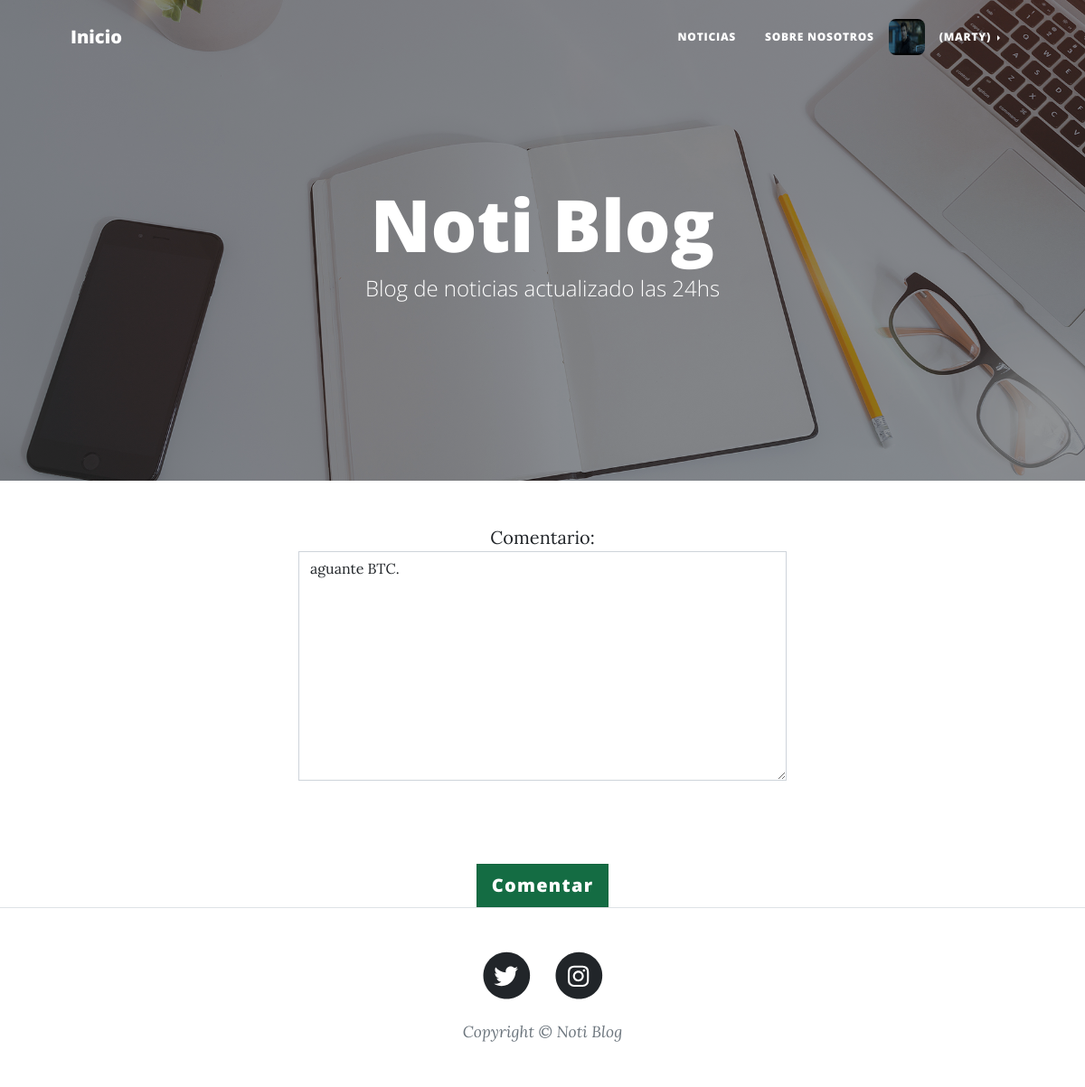
The page /PlayApp/comentarios_update/17/ (signed in) on the database its author committed.
### PlayApp/models.py (models this page shows, shortened)
class Usuario(AbstractBaseUser):
    TIPO_USUARIO = [
        ("ADMIN","Admin"),
        ("LECTOR","Lector"),
        ("AUTOR","Autor"),
    ]
    username = models.CharField(max_length=40, unique=True)
    nombre = models.CharField(max_length=40)
    apellido = models.CharField(max_length=40)
    email = models.EmailField(max_length=254, verbose_name="email", unique=True)
    avatar = models.ImageField(upload_to=upload_avatar, null=True, blank=True)
    tipo = models.CharField(max_length=6, choices=TIPO_USUARIO, default="LECTOR")
    date_joined = models.DateTimeField(verbose_name="Fecha de Registro", auto_now_add=True)
    last_login = models.DateTimeField(verbose_name="Ultima Conexión", auto_now=True)
    is_admin = models.BooleanField(default=False)
    is_active = models.BooleanField(default=True)
    is_staff = models.BooleanField(default=False)
    is_superuser = models.BooleanField(default=False)
    USERNAME_FIELD = "username"
    REQUIRED_FIELDS = ["nombre", "apellido", "email", "avatar", "tipo"] #No pongo 'username' porque ya es requerido al ser USERNAME_FIELD (dato usado para loggearse).
    objects = Manager_Usuario()

class Comentario(models.Model):
    publicacion = models.ForeignKey(Publicacion, related_name="comentarios", on_delete=models.CASCADE, default="")
    nombre = models.ForeignKey(settings.AUTH_USER_MODEL, on_delete=models.CASCADE)
    comentario = models.TextField(max_length=300)
    fecha = models.DateTimeField(auto_now_add=True)

### PlayApp/views.py (the view)
# urls.py: path("comentarios_update/<pk>/", views.Update_Comentario.as_view(), name = "Update Comentarios" ),
class Update_Comentario(UpdateView):
    model = Comentario
    form_class = ComentariosForm
    success_url = "/PlayApp/publicaciones/"
    template_name = "PlayApp/T06.2-comentarios_form.html"

### PlayApp/forms.py (shortened to what this page needs)
class ComentariosForm(forms.ModelForm):
    class Meta:
        model = Comentario
        fields = ("comentario",)
        widgets = {
            'comentario': forms.Textarea(attrs={
                'class': 'form-control',
                'placeholder':'Comentario...'}),
        }

### PlayApp/Templates/PlayApp/T06.2-comentarios_form.html (shortened to what this page needs)
{% extends "PlayApp/T01-view.html" %}
{% load static %}
{% block ContenidoTemplate %}
<body>
        <div class="form-group" style="height:auto; margin: 0 auto; text-align:center;">
            <form action="" method="POST" enctype="multipart/form-data" style="width:45%; margin: 0 auto;">{% csrf_token %}
                <p>
                    {{form.as_p|safe}}
                </p>
                <br><br><input class="btn btn-success  btn-lg active" type="submit" value="Comentar">
            </form>
        </div>
</body>
{% endblock %}

### PlayApp/Templates/PlayApp/T01-view.html (shortened to what this page needs)
<!DOCTYPE html>
<html lang="es">
    <head>
        {% load static %}
        <link href="{% static 'PlayApp/css/styles.css' %}" rel="stylesheet" />
    </head>
    <body>
        <nav class="navbar navbar-expand-lg navbar-light" id="mainNav">
            <div class="container px-4 px-lg-5">
                <a class="navbar-brand" href="{% url 'Inicio' %}">Inicio</a>
                <div class="collapse navbar-collapse" id="navbarResponsive">
                    <ul class="navbar-nav ms-auto py-4 py-lg-0">
                        <li class="nav-item"><a class="nav-link px-lg-3 py-3 py-lg-4" href="{% url 'Publicaciones' %}">Noticias</a></li>
                        <li class="nav-item"><a class="nav-link px-lg-3 py-3 py-lg-4" href="{% url 'Sobre Nosotros' %}">Sobre Nosotros</a></li>
                        {% if request.user.is_authenticated %}
                            {%  if request.user.avatar %}
                                <img src="http://127.0.0.1:8000/PlayApp{{ request.user.avatar.url }}" style="display: block;width: 40px;height: 40px;margin: auto;border-radius:20%" class="card-img">
                            {% else%}
                                <img src="{% static 'PlayApp/assets/img/avatar-default.png' %}" style="display: block;width: 40px;height: 40px;margin: auto; border-radius:20%;" class="card-img">
                            {% endif %}
                            <li class="nav-item dropdown dropend">
                                <a class="nav-link dropdown-toggle px-lg-3 py-3 py-lg-4" href="#" id="navbarDarkDropdownMenuLink" role="button" data-bs-toggle="dropdown" aria-expanded="false">
                                    ({{request.user.username}})
                                </a>
                            </li>
                            {% else %}
                                <li class="nav-item"><a class="nav-link px-lg-3 py-3 py-lg-4" href="{% url 'Usuario' %}">Ingrese</a></li>
                        {% endif %}
                    </ul>
                </div>
            </div>
        </nav>
        <header class="masthead" style="background-image: url('/static/PlayApp/assets/img/home-bg.jpg' )">
            <div class="container position-relative px-4 px-lg-5">
                <div class="row gx-4 gx-lg-5 justify-content-center">
                    <div class="col-md-10 col-lg-8 col-xl-7">
                        <div class="site-heading">
                            <h1>Noti Blog</h1>
                            <span class="subheading">Blog de noticias actualizado las 24hs</span>
                        </div>
                    </div>
                </div>
            </div>
        </header>
       {% block ContenidoTemplate %}
       {% endblock %}
        <footer class="border-top">
            <div class="container px-4 px-lg-5">
                <div class="row gx-4 gx-lg-5 justify-content-center">
                    <div class="col-md-10 col-lg-8 col-xl-7">
                        <ul class="list-inline text-center">
                            <li class="list-inline-item">
                                <a href="https://twitter.com/NotiBlog_django">
                                    <span class="fa-stack fa-lg">
                                        <i class="fas fa-circle fa-stack-2x"></i>
                                        <i class="fab fa-twitter fa-stack-1x fa-inverse"></i>
                                    </span>
                                </a>
                            </li>
                            <li class="list-inline-item">
                                <a href="https://www.instagram.com/noti.blog.django/">
                                    <span class="fa-stack fa-lg">
                                        <i class="fas fa-circle fa-stack-2x"></i>
                                        <i class="fab fa-instagram fa-stack-1x fa-inverse"></i>
                                    </span>
                                </a>
                            </li>
                        </ul>
                        <div class="small text-center text-muted fst-italic">Copyright &copy; Noti Blog</div>
                    </div>
                </div>
            </div>
        </footer>
    </body>
</html>

### rows shown on the page
Usuario: user.avatar (picture), user.username "MARTY"
Comentario: comentario "aguante BTC."
